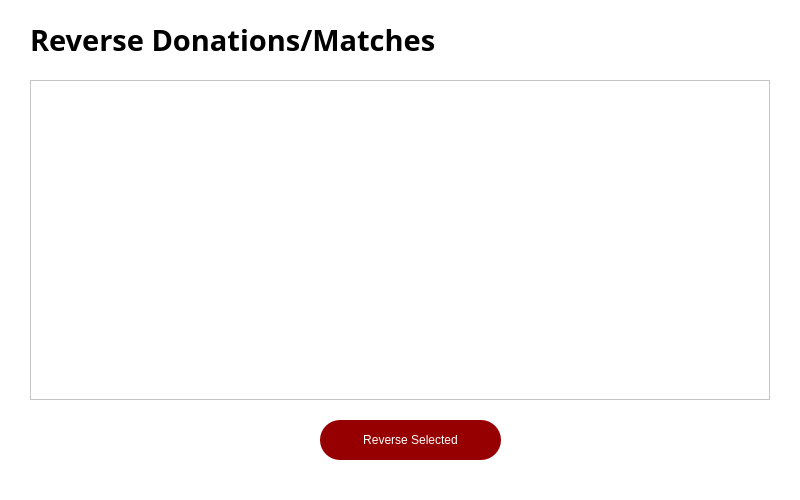
<?xml version="1.0" encoding="UTF-8"?>
<ui version="4.0">
 <class>ReverseWindow</class>
 <widget class="QDialog" name="ReverseWindow">
  <property name="geometry">
   <rect>
    <x>0</x>
    <y>0</y>
    <width>800</width>
    <height>500</height>
   </rect>
  </property>
  <property name="windowTitle">
   <string>Reverse Donation/Match</string>
  </property>
  <property name="styleSheet">
   <string notr="true">background-color: rgb(255, 255, 255);</string>
  </property>
  <widget class="QLabel" name="titleLabel">
   <property name="geometry">
    <rect>
     <x>30</x>
     <y>20</y>
     <width>740</width>
     <height>40</height>
    </rect>
   </property>
   <property name="font">
    <font>
     <family>Open Sans</family>
     <pointsize>22</pointsize>
     <bold>true</bold>
    </font>
   </property>
   <property name="styleSheet">
    <string notr="true">color: rgb(0,0,0);</string>
   </property>
   <property name="text">
    <string>Reverse Donations/Matches</string>
   </property>
  </widget>
  <widget class="QTableWidget" name="matchesTable">
   <property name="geometry">
    <rect>
     <x>30</x>
     <y>80</y>
     <width>740</width>
     <height>320</height>
    </rect>
   </property>
  </widget>
  <widget class="QPushButton" name="reverseButton">
   <property name="geometry">
    <rect>
     <x>320</x>
     <y>420</y>
     <width>181</width>
     <height>40</height>
    </rect>
   </property>
   <property name="cursor">
    <cursorShape>PointingHandCursor</cursorShape>
   </property>
   <property name="styleSheet">
    <string notr="true">
     border-radius: 20px;
     font: 700 14pt &quot;Open Sans&quot;;
     background-color: rgb(150,0,0);
     color: rgb(255,255,255);
    </string>
   </property>
   <property name="text">
    <string>Reverse Selected</string>
   </property>
  </widget>
 </widget>
 <resources/>
 <connections/>
</ui>
